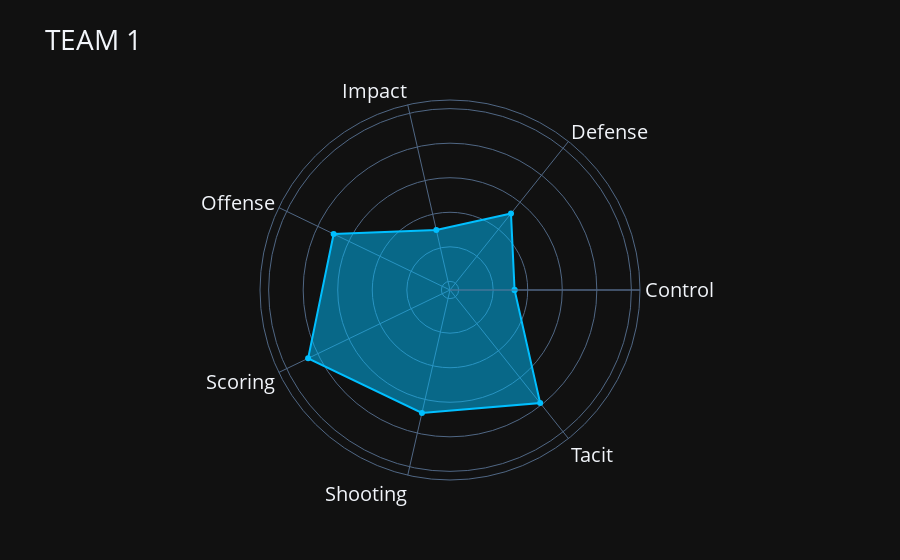

Notebook code for this chart:
### Code cell
summary2 = fantasy_team_stats("Bam Adebayo", "Ryan Anderson", "Kelan Martin", "Josh Okogie", "Tremont Waters")
summary3 = scale_team("TEAM 1", summary2)
cur = team_summary(summary3, "TEAM 1")

### Figure 1 — Plotly figure (JSON) as saved in the notebook; plotly's stock layout.template omitted (floating-point values rounded to 4 significant figures)
{"data": [{"fill": "toself", "line": {"color": "deepskyblue"}, "name": "TEAM 1", "r": [32.39, 51.63, 30.63, 69.76, 86.17, 68.04, 78.72, 32.39], "theta": ["Control", "Defense", "Impact", "Offense", "Scoring", "Shooting", "Tacit", "Control"], "type": "scatterpolar"}], "layout": {"font": {"size": 20}, "polar": {"radialaxis": {"range": [-5, 105], "showticklabels": false}}, "title": {"text": "TEAM 1"}}}
